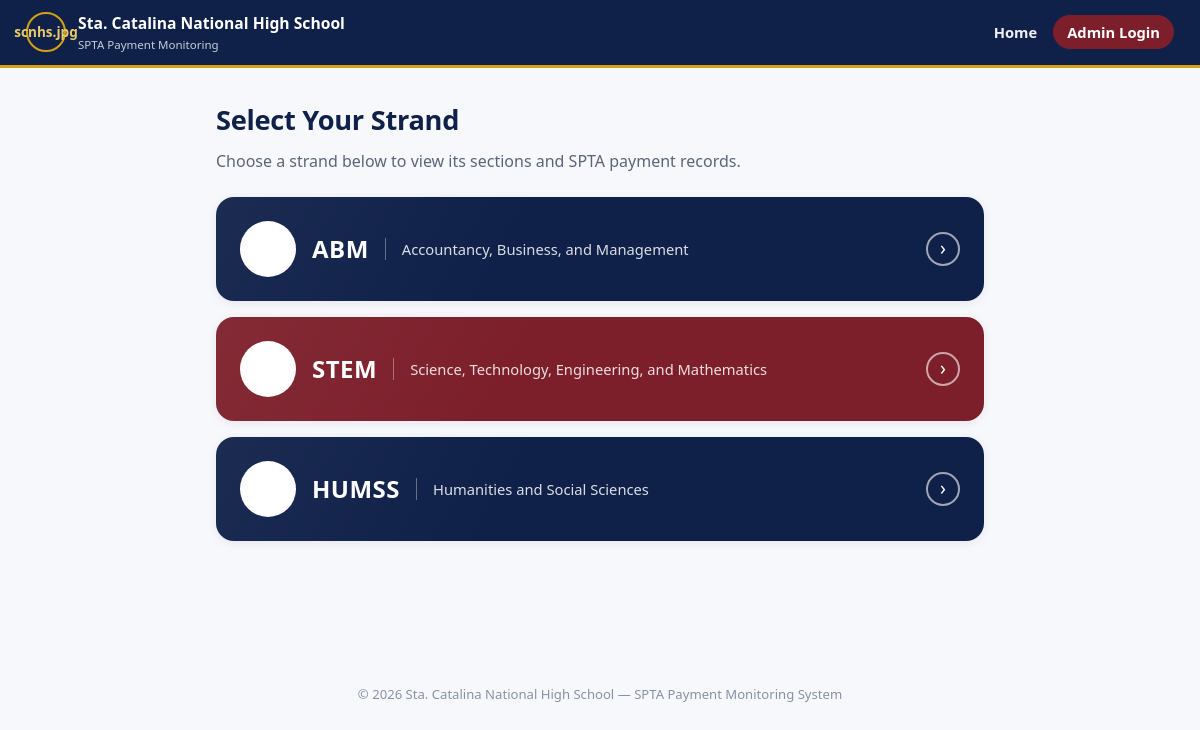
The page / on the database its author committed.
### tables this page shows
CREATE TABLE `strands` (
  `id` int(11) NOT NULL,
  `code` varchar(20) NOT NULL,
  `name` varchar(150) NOT NULL,
  `description` varchar(255) DEFAULT NULL,
  `icon` varchar(50) NOT NULL DEFAULT 'book',
  `color_theme` varchar(20) NOT NULL DEFAULT 'navy',
  `created_at` timestamp NOT NULL DEFAULT current_timestamp()
);

### includes/functions.php (called while the page is built, shortened)
<?php
function h($string) {
    return htmlspecialchars($string ?? '', ENT_QUOTES, 'UTF-8');
}
function getAllStrands($pdo) {
    return $pdo->query('SELECT * FROM strands ORDER BY id ASC')->fetchAll();
}

### index.php (the view, shortened to what this page needs)
<?php
require_once 'config/database.php';
require_once 'includes/functions.php';
$strands = getAllStrands($pdo);
include 'includes/header.php';
?>
<div class="container">
  <h1 class="page-title">Select Your Strand</h1>
  <p class="page-subtitle">Choose a strand below to view its sections and SPTA payment records.</p>
  <?php if (empty($strands)): ?>
    <p class="empty-state">No strands have been set up yet. Please check back later.</p>
  <?php else: ?>
  <div class="strand-cards">
    <?php foreach ($strands as $strand): ?>
    <a href="student/sections.php?strand_id=<?php echo (int) $strand['id']; ?>"
       class="strand-card theme-<?php echo h($strand['color_theme']); ?>">
      <span class="strand-icon"><?php echo strandIcon($strand['icon']); ?></span>
      <span class="strand-info">
        <span class="strand-code"><?php echo h($strand['code']); ?></span>
        <span class="strand-desc"><?php echo h($strand['description']); ?></span>
      </span>
      <span class="strand-arrow" aria-hidden="true">&#8250;</span>
    </a>
    <?php endforeach; ?>
  </div>
  <?php endif; ?>
</div>
<?php include 'includes/footer.php'; ?>

### css/style.css (style rules this page uses)
:root { --navy: #0f2049; --navy-dark: #0a1633; --navy-light: #1b3570; --maroon: #7c1f2b; --maroon-dark: #5c1620; --gold: #d4a017; --gold-light: #e9c96a; --gray-50: #f7f8fb; --gray-100: #eef0f5; --gray-200: #dfe3ec; --gray-300: #c7cddb; --gray-500: #8791a6; --gray-600: #5b6478; --gray-800: #2a3145; --success: #1c7c4c; --success-bg: #e5f6ec; --warning: #b3541e; --warning-bg: #fdf0e2; --danger: #b3261e; --danger-bg: #fbe9e8; --radius-sm: 8px; --radius: 14px; --radius-lg: 18px; --shadow: 0 2px 10px rgba(15, 32, 73, 0.08); --shadow-hover: 0 10px 26px rgba(15, 32, 73, 0.16); --space-1: 4px; --space-2: 8px; --space-3: 12px; --space-4: 16px; --space-5: 24px; --space-6: 32px; }
* { box-sizing: border-box; }
html { scroll-behavior: smooth; }
body { margin: 0; font-family: "Segoe UI", Roboto, "Helvetica Neue", Arial, sans-serif; color: var(--gray-800); background: var(--gray-50); line-height: 1.5; -webkit-font-smoothing: antialiased; }
a { color: inherit; text-decoration: none; }
.container { max-width: 800px; margin: 0 auto; padding: var(--space-6) var(--space-4) var(--space-6); }
.page-title { font-size: 1.7rem; font-weight: 800; color: var(--navy); margin: 0 0 var(--space-2); letter-spacing: -0.01em; }
.page-subtitle { color: var(--gray-600); margin: 0 0 var(--space-5); }
.strand-cards { display: flex; flex-direction: column; gap: var(--space-4); }
.strand-card { display: flex; align-items: center; gap: var(--space-4); padding: var(--space-5); border-radius: var(--radius-lg); background: var(--navy); color: #fff; box-shadow: var(--shadow); transition: transform 0.15s ease, box-shadow 0.15s ease; position: relative; overflow: hidden; }
.strand-card::after { content: ""; position: absolute; inset: 0; background: linear-gradient(120deg, rgba(255,255,255,0.05), transparent 40%); pointer-events: none; }
.strand-card.theme-maroon { background: var(--maroon); }
.strand-icon { flex-shrink: 0; width: 56px; height: 56px; border-radius: 50%; background: #fff; display: flex; align-items: center; justify-content: center; color: var(--navy); }
.theme-maroon .strand-icon { color: var(--maroon); }
.strand-info { flex: 1; display: flex; align-items: center; gap: var(--space-4); min-width: 0; }
.strand-code { font-size: 1.5rem; font-weight: 800; letter-spacing: 0.02em; }
.strand-desc { border-left: 1px solid rgba(255,255,255,0.35); padding-left: var(--space-4); color: rgba(255,255,255,0.85); font-size: 0.92rem; }
.strand-arrow { flex-shrink: 0; width: 34px; height: 34px; border-radius: 50%; border: 2px solid rgba(255,255,255,0.6); display: flex; align-items: center; justify-content: center; font-size: 1.2rem; }

### rows shown on the page
strands: code "ABM", description "Accountancy, Business, and Management"
strands: code "STEM", description "Science, Technology, Engineering, and Mathematics"
strands: code "HUMSS", description "Humanities and Social Sciences"
